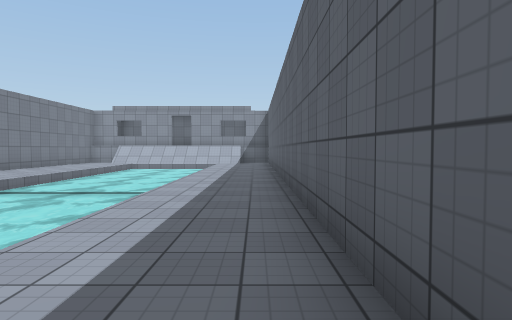
[1] (above)

12 first-person views from a walk through a Unity game level. The camera is 1.3 m above the floor, tilts 2° down and sees 75° across. The floor is counted in squares, 1.83 m on a side. Each view is taken from the middle of a square. On the plan, view 1 faces up. The plan holds only what a view shows up to about 11 squares ahead; the rest is blank. The player character is not drawn. Surface patterns are stand-ins for the level's own textures.

[2]
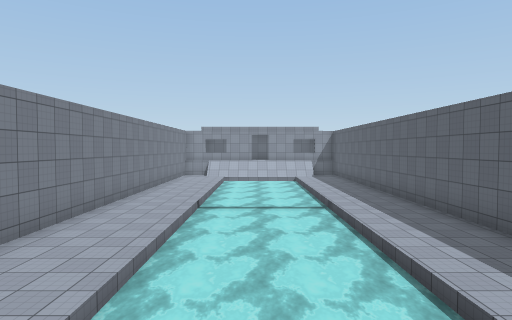

[3]
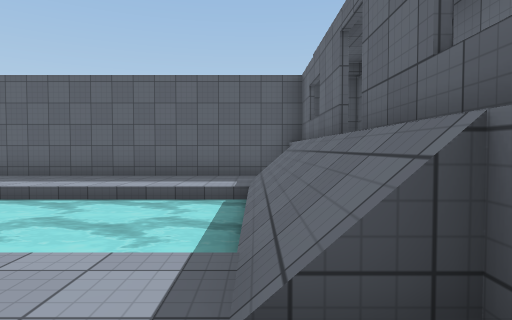

[4]
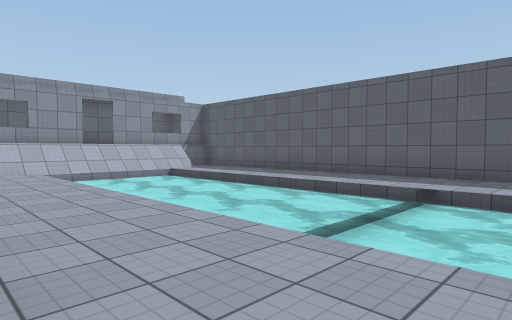

[5]
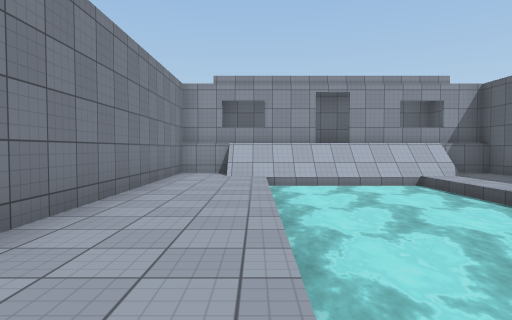

[6]
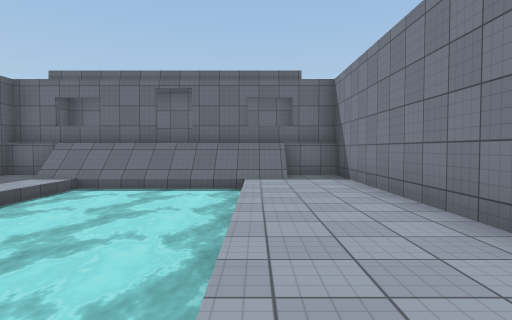

[7]
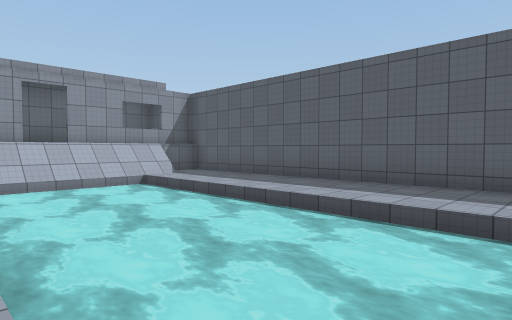

[8]
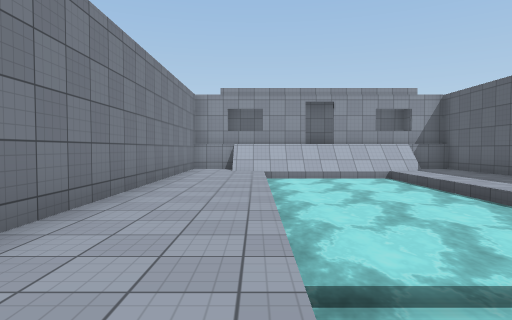

[9]
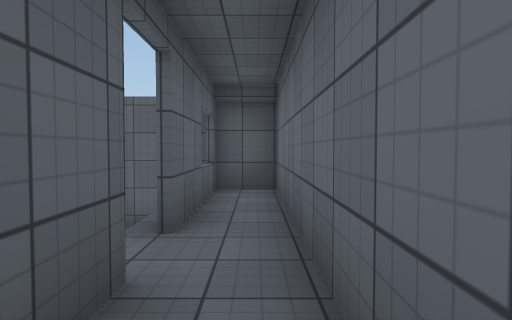

[10]
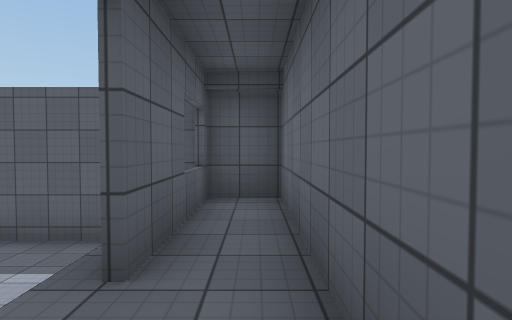

[11]
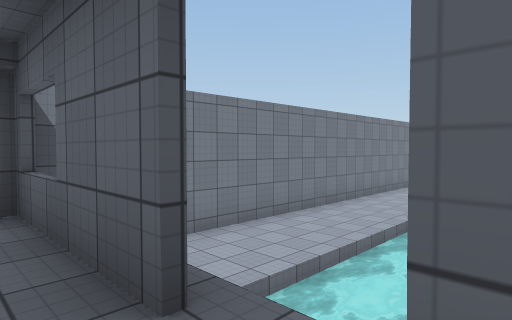

[12]
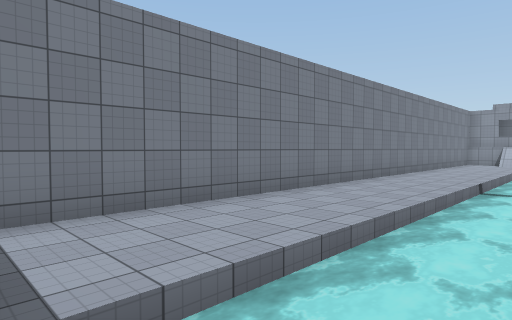

### Floor plan
Key: @ floor where view 1 was taken; # wall or solid block; . main floor; : floor 1.5 m higher than the main floor; / step, stairs or slope; = window, fence, low wall or low ledge; ≈ water the walk keeps out of.
Columns run from 9 left of view 1 to 1 right of it. Each row starts with its distance up from view 1.
 18    #######
 17 #####:##=##
 16 #..//////.#
 15 #...≈≈≈≈..#
 14 #...≈≈≈≈..#
 13 #...≈≈≈≈..#
 12 #...≈≈≈≈..#
 11 #...≈≈≈≈..#
 10 #...≈≈≈≈..#
  9 #...≈≈≈≈..#
  8 #...≈≈≈≈..#
  7 #...≈≈≈≈..#
  6 #...≈≈≈≈..#
  5 #...≈≈≈≈..#
  4 #...≈≈≈≈..#
  3 #...≈≈≈≈..#
  2 #...≈≈≈≈..#
  1 #...≈≈≈≈..#
  0 #...≈≈≈≈.@#
 -1 #...≈≈≈≈..#
 -2 #..//////.#
 -3 #####/##=##
 -4   #::::::#
 -5   ########

Positions as (right, up) in squares from view 1, and headings:
1: (0, 0), facing up
2: (-4, -3), facing up
3: (-8, -2), facing right
4: (-8, 5), facing up-right
5: (-6, 7), facing up
6: (-6, 6), facing down
7: (-6, 7), facing up-right
8: (-6, 5), facing up
9: (-6, -4), facing right
10: (-5, -4), facing right
11: (-3, -4), facing up-left
12: (-4, -2), facing up-left
